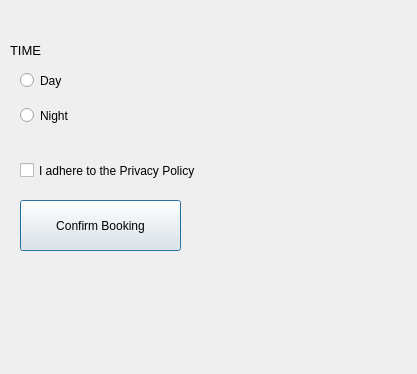
<?xml version="1.0" encoding="UTF-8"?>
<ui version="4.0">
 <class>Dialog</class>
 <widget class="QDialog" name="Dialog">
  <property name="geometry">
   <rect>
    <x>0</x>
    <y>0</y>
    <width>417</width>
    <height>374</height>
   </rect>
  </property>
  <property name="windowTitle">
   <string>Dialog</string>
  </property>
  <widget class="QRadioButton" name="day_select">
   <property name="geometry">
    <rect>
     <x>20</x>
     <y>65</y>
     <width>211</width>
     <height>31</height>
    </rect>
   </property>
   <property name="text">
    <string>Day</string>
   </property>
  </widget>
  <widget class="QRadioButton" name="night_select">
   <property name="geometry">
    <rect>
     <x>20</x>
     <y>90</y>
     <width>191</width>
     <height>51</height>
    </rect>
   </property>
   <property name="text">
    <string>Night</string>
   </property>
  </widget>
  <widget class="QCheckBox" name="privacy_policy_check">
   <property name="geometry">
    <rect>
     <x>20</x>
     <y>150</y>
     <width>371</width>
     <height>41</height>
    </rect>
   </property>
   <property name="text">
    <string>I adhere to the Privacy Policy</string>
   </property>
  </widget>
  <widget class="QPushButton" name="confirm_booking">
   <property name="geometry">
    <rect>
     <x>20</x>
     <y>200</y>
     <width>161</width>
     <height>51</height>
    </rect>
   </property>
   <property name="text">
    <string>Confirm Booking</string>
   </property>
  </widget>
  <widget class="QLabel" name="TIME">
   <property name="geometry">
    <rect>
     <x>10</x>
     <y>40</y>
     <width>41</width>
     <height>20</height>
    </rect>
   </property>
   <property name="font">
    <font>
     <pointsize>10</pointsize>
    </font>
   </property>
   <property name="text">
    <string>TIME</string>
   </property>
  </widget>
 </widget>
 <resources/>
 <connections/>
</ui>
